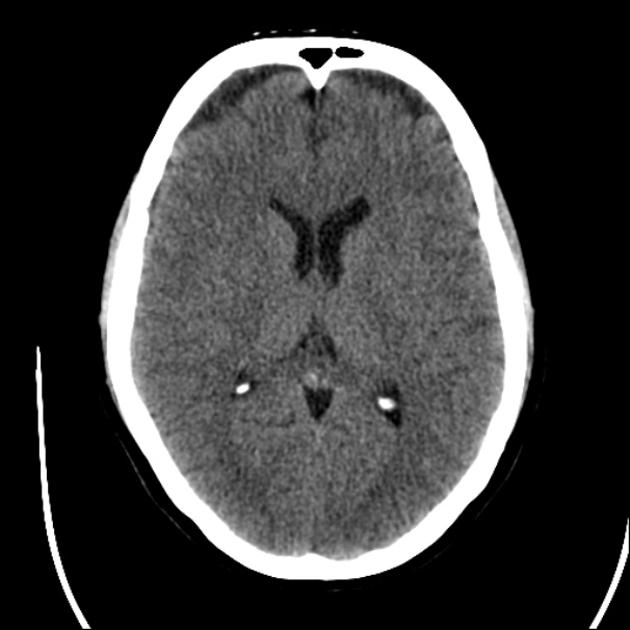
#> input picture 김남우 교수님/BrainCT_C_PY_Verilog-main/BrainCT_C_PY_Verilog-main/log/brainct_001.bmp, 630 x 630 px
$ python log.py
#> lines starting #> are read from the running program, lines starting #| are printed output that depends on the picture

import os, argparse
from PIL import Image
import numpy as np

W,H=630,630

def save_bmp_gray(path, arr):
    Image.fromarray(arr.astype(np.uint8), mode='L').save(path)

def save_mem(path, arr):
    with open(path, "wb") as f:
        for v in arr.reshape(-1):
            f.write(f"{int(v):02X}\r\n".encode("ascii"))

def load_bmp_to_gray(path):
#> called with path = 'brainct_001.bmp'
    im = Image.open(path).convert('L').resize((W,H))
    return np.array(im, dtype=np.uint8)

def log5(a):
    K = np.array([[ 0,  0, -1,  0,  0],
                  [ 0, -1, -2, -1,  0],
                  [-1, -2, 16, -2, -1],
                  [ 0, -1, -2, -1,  0],
                  [ 0,  0, -1,  0,  0]], dtype=np.int32)
    p = np.pad(a, ((2,2),(2,2)), mode='edge').astype(np.int32)
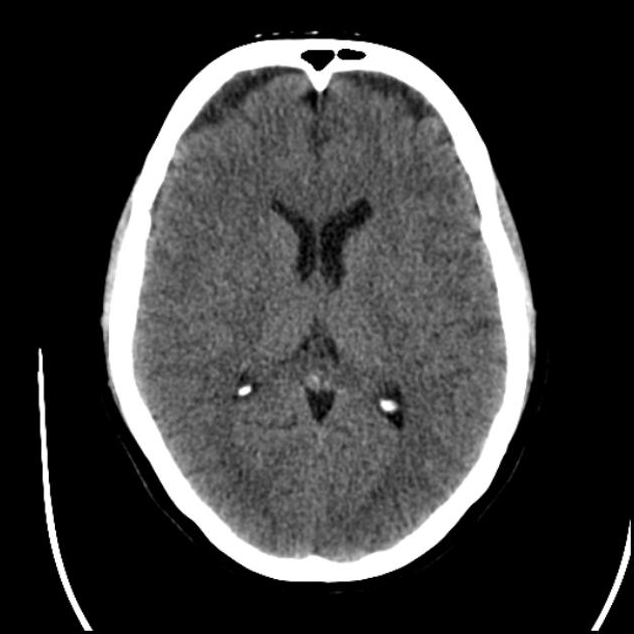
#> p: shape (634, 634) int32; min 0, max 255, mean 58.4
    s = np.zeros_like(a, dtype=np.int32)
    for dy in range(5):
        for dx in range(5):
            s += K[dy,dx] * p[dy:dy+H, dx:dx+W]
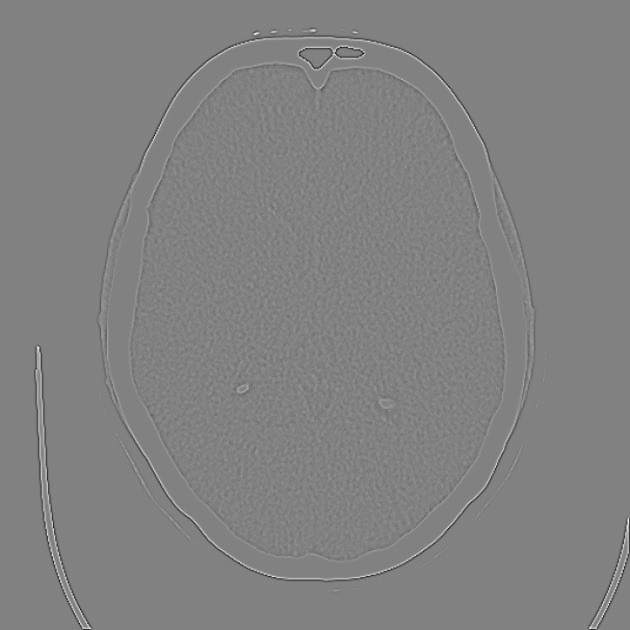
#> s: shape (630, 630) int32; min -1737, max 1678, mean 0; drawn with min black and max white
    s += 128  # bias for visualization
    return np.clip(s,0,255).astype(np.uint8)
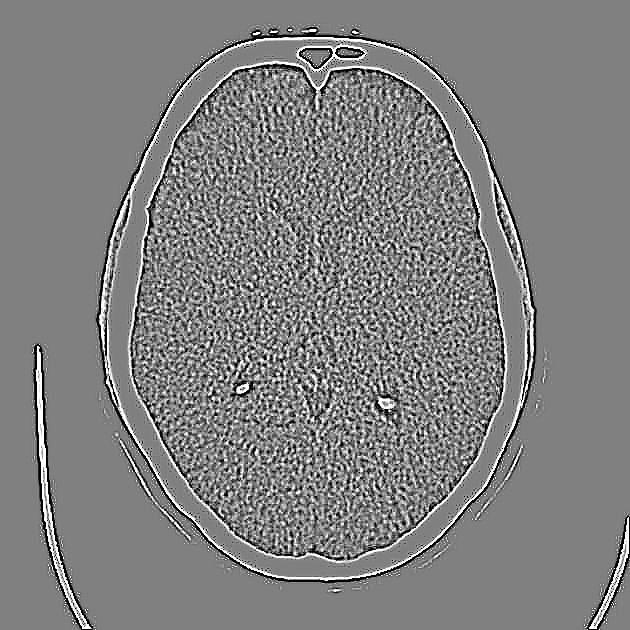
#> returned value: shape (630, 630); min 0, max 255, mean 127.9

def main():
    ap = argparse.ArgumentParser()
    ap.add_argument("--in", dest="input", default="brainct_001.bmp")  # ← dest 지정
    ap.add_argument("--outdir", default=".")
    args = ap.parse_args()

    os.makedirs(args.outdir, exist_ok=True)
    g = load_bmp_to_gray(args.input)  # ← 수정됨
    o = log5(g)

    save_bmp_gray(os.path.join(args.outdir, "output_grayscale-py.bmp"), g)
    save_bmp_gray(os.path.join(args.outdir, "output_log-py.bmp"), o)
    save_mem(os.path.join(args.outdir, "output_log-py.mem"), o)
    print("Done PY: LoG")

if __name__=="__main__":
    main()
